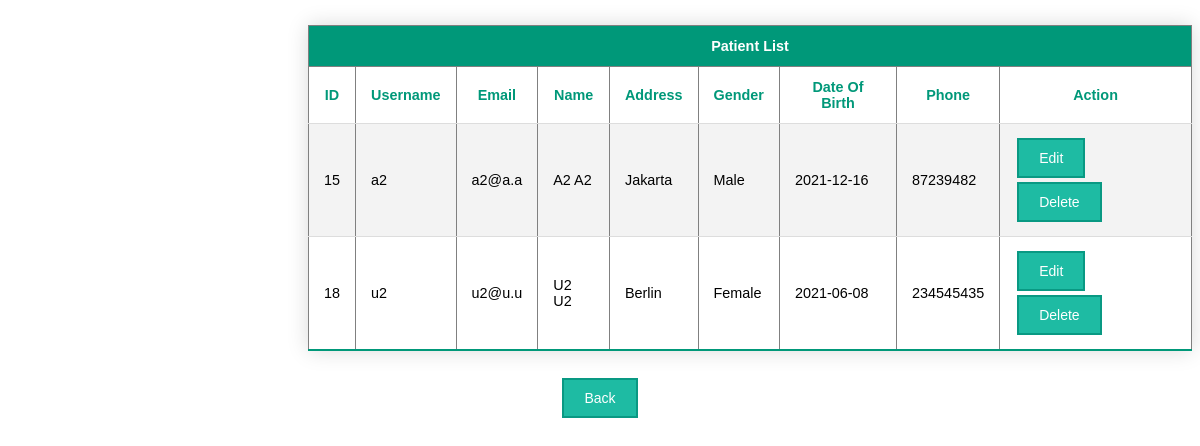
The page /views/dashboard/roles/doctor/patientList.php on the database its author committed.
### tables this page shows
CREATE TABLE `users` (
  `id` int NOT NULL,
  `name` varchar(255) DEFAULT NULL,
  `username` varchar(255) NOT NULL,
  `email` varchar(255) NOT NULL,
  `password` varchar(255) NOT NULL,
  `role` enum('Admin','Doctor','Patient','Employee') NOT NULL DEFAULT 'Patient',
  `address` text,
  `phone` varchar(20) DEFAULT NULL,
  `gender` enum('Male','Female','Other','') DEFAULT NULL,
  `dateOfBirth` date NOT NULL,
  `profilePicture` varchar(255) NOT NULL DEFAULT 'default.png'
);

### repository/UserRepo.php (called while the page is built, shortened)
<?php
require_once('database.php');
function getAllPatients()
{
	$role = 'Patient';
	return preparedQueryToAssocArray("select * from users where role=?", 's', $role);
}

### repository/database.php (called while the page is built, shortened)
<?php
function getConnection()
{
	$db_host = getenv('DB_HOST');
	$db_name = getenv('DB_NAME');
	$db_user = getenv('DB_USER');
	$db_password = getenv('DB_PASSWORD');
	$connection = new mysqli($db_host, $db_user, $db_password, $db_name);
	return $connection;
}
function execPreparedQuery($sql, $types, ...$args)
{
	try {
		$con = getConnection();
		$stm = $con->prepare($sql);
		$stm->bind_param($types, ...$args);
		$stm->execute();
		return $stm->get_result();
	} catch (Exception $error) {
		alertMsg($error->getMessage());
		return null;
	}
}
function preparedQueryToAssocArray($sql, $types, ...$args)
{
	$result = execPreparedQuery($sql, $types, ...$args);
	return $result->fetch_all(MYSQLI_ASSOC);
}

### views/dashboard/roles/doctor/patientList.php (the view, shortened to what this page needs)
<?php
require_once(__DIR__ . '../../../../../repository/UserRepo.php');
$allUsers = getAllPatients();
?>
<table border="1" align="center" class="styled-table">
    <thead>
        <tr>
            <th colspan="10" align="center">Patient List</th>
        </tr>
    </thead>
    <tbody>
        <tr class="active-row">
            <th>ID</th>
            <th>Username</th>
            <th>Email</th>
            <th>Name</th>
            <th>Address</th>
            <th>Gender</th>
            <th>Date Of Birth</th>
            <th>Phone</th>
            <th>Action</th>
        </tr>
        <?php
        for ($i = 0; $i < count($allUsers); ++$i) {
        ?>
            <tr>
                <td><?= $allUsers[$i]['id'] ?></td>
                <td><?= $allUsers[$i]['username'] ?></td>
                <td><?= $allUsers[$i]['email'] ?></td>
                <td><?= $allUsers[$i]['name'] ?></td>
                <td><?= $allUsers[$i]['address'] ?></td>
                <td><?= $allUsers[$i]['gender'] ?></td>
                <td><?= $allUsers[$i]['dateOfBirth'] ?></td>
                <td><?= $allUsers[$i]['phone'] ?></td>
                <td>
                    <a href="<?= "/app/views/dashboard/roles/admin/manageUsers/editUser.php?id=" . $allUsers[$i]['id'] ?>">Edit</a>
                    <a href="<?= "/app/controllers/admin/deleteUser.php?id=" . $allUsers[$i]['id'] ?>">Delete</a>
                </td>
            </tr>
        <?php
        }
        ?>
    </tbody>
</table>
<p align="center"><a class="back" href="/app/views/dashboard/">Back</a></p>

### views/dashboard/roles/doctor/patientList.php (style rules this page uses)
.styled-table { border-collapse: collapse; margin: 25px 0; font-size: 0.9em; font-family: sans-serif; min-width: 400px; box-shadow: 0 0 20px rgba(0, 0, 0, 0.15); margin-left: 300px; }
.styled-table thead tr { background-color: #009879; color: #ffffff; text-align: left; }
.styled-table th, .styled-table td { padding: 12px 15px; }
.styled-table tbody tr { border-bottom: 1px solid #dddddd; }
.styled-table tbody tr:nth-of-type(even) { background-color: #f3f3f3; }
.styled-table tbody tr:last-of-type { border-bottom: 2px solid #009879; }
.styled-table tbody tr.active-row { font-weight: bold; color: #009879; }
a:link, a:visited { margin: 2px; padding: 2px; color: white; background-color: #1ebba3; display: inline-block; padding: 10px 20px; border: 2px solid #099983; text-decoration: none; text-align: center; font: 14px Arial, sans-serif; }

### rows shown on the page
users: id "15", username "a2", email "a2@a.a", name "A2 A2", address "Jakarta", gender "Male", dateOfBirth "2021-12-16", phone "87239482"
users: id "18", username "u2", email "u2@u.u", name "U2 U2", address "Berlin", gender "Female", dateOfBirth "2021-06-08", phone "234545435"
